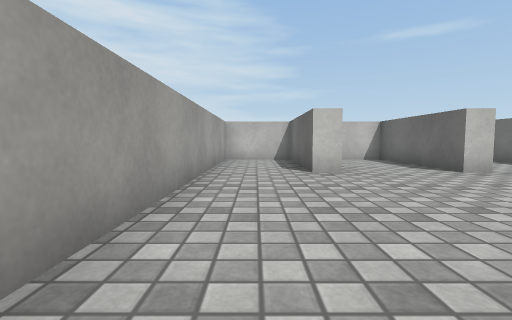
View 1 (above)

16 first-person views from a walk through a scene from a Unity 3-D project. The camera is 0.35 m above the floor, tilts 4° down and sees 85° across. The floor is counted in squares, 0.5 m on a side. Each view is taken from the middle of a square. On the plan, view 1 faces up. The plan holds only what a view shows up to about 9 squares ahead; the rest is blank. Surface patterns are stand-ins for the level's own textures.

View 2
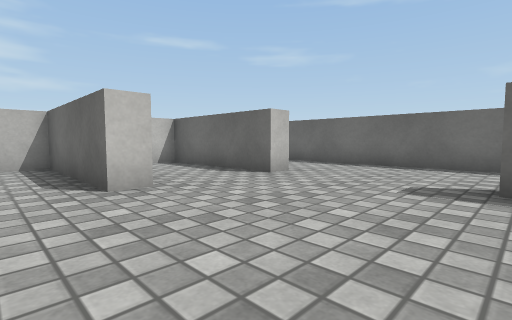

View 3
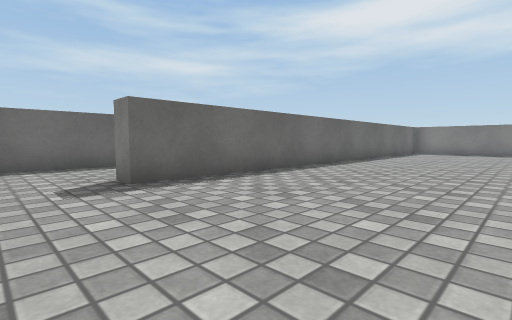

View 4
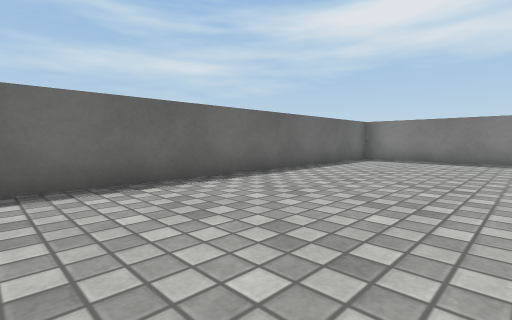

View 5
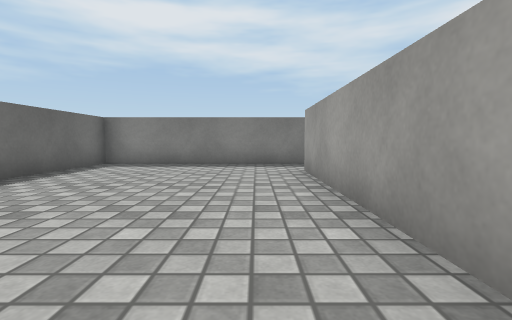

View 6
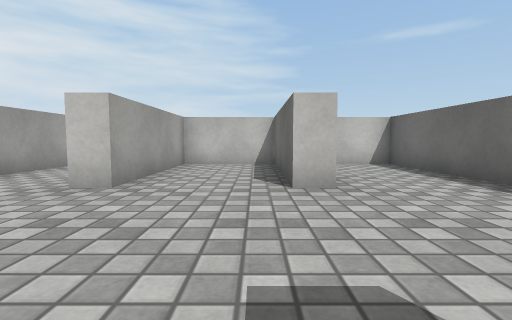

View 7
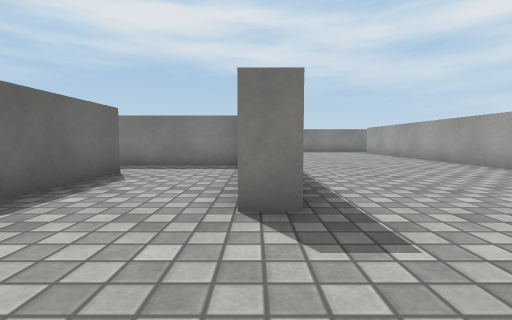

View 8
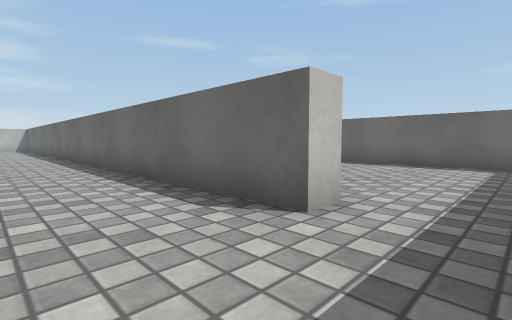

View 9
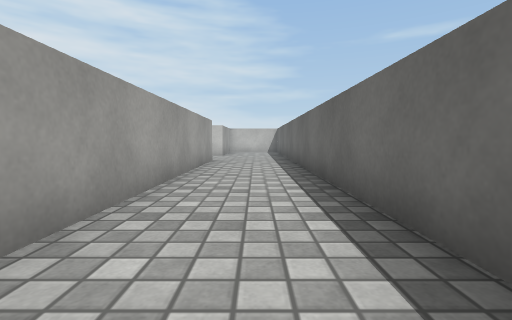

View 10
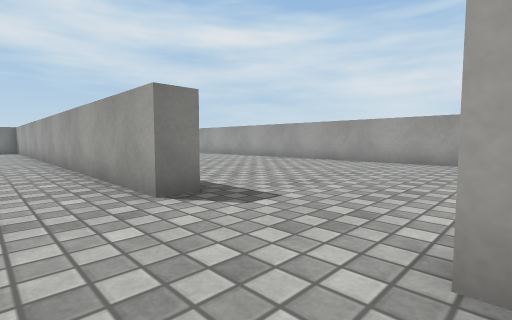

View 11
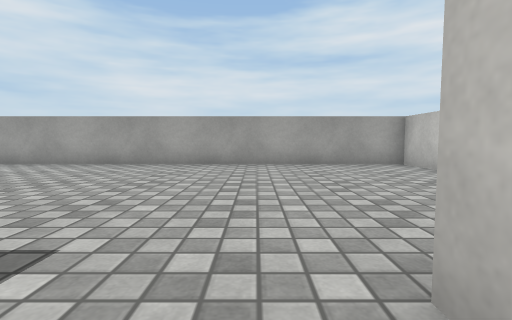

View 12
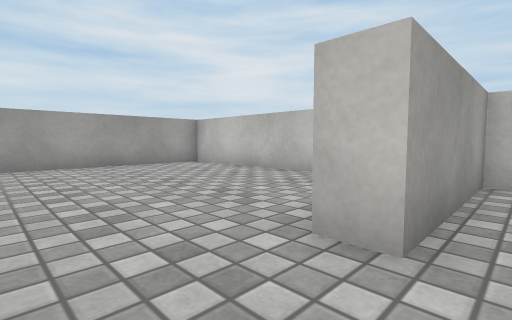

View 13
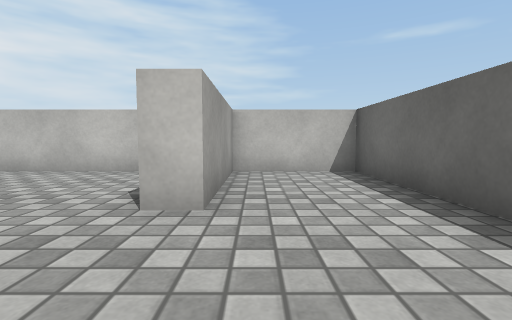

View 14
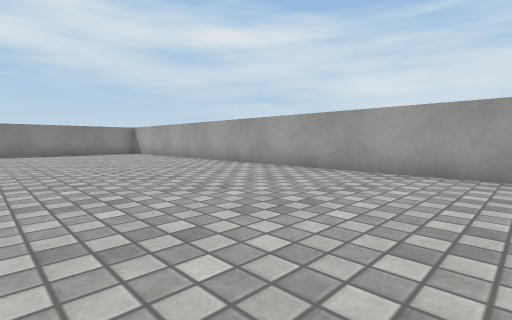

View 15
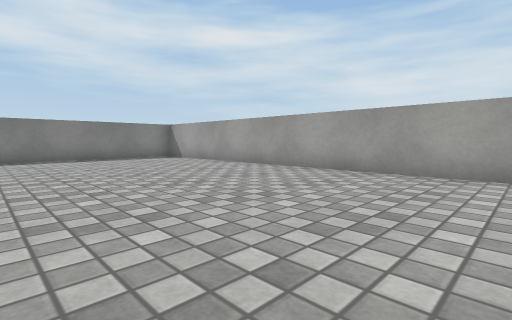

View 16
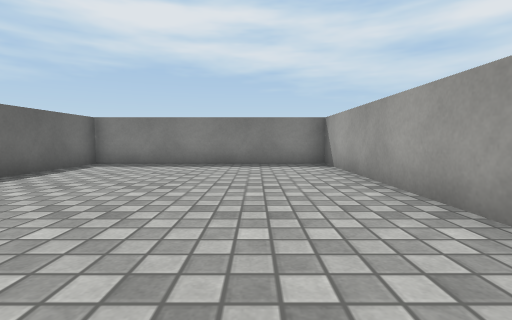

### Floor plan
Ten units are one square. View 1 is at (0, 0); x grows to the right and y downward. Boxes are objects, and circles mark ways between rooms. Rooms are numbered by the first view taken in them; rooms with no view inside come last. Other rooms are left out.
<svg viewBox="-126 -108 211 237">
<path fill="none" stroke="#000" d="M55 29 74 29M-11 16 -11 41M80 11 80 -103 64 -103M-11 51 -11 105M52 -61 45 -61 45 -103 19 -103 19 -61 12 -61 12 -103 3 -103M-11 -96 -11 -11M-5 124 45 124 45 -23 52 -23M-52 -37 -45 -37 -45 44M-18 -64 -18 -103 -45 -103 -45 -68 -52 -68M-11 105 -18 105 -18 -30M-15 124 -5 124M-66 -103 -121 -103 -121 124 -52 124 -52 92"/>
<circle cx="-15" cy="115" r="3" fill="#2a7"/>
<text x="30" y="10">1</text>
<text x="-70" y="20">2</text>
</svg>
Room 1 opens to room 2.

Where each view was taken, in squares from view 1:
view 1: 0 up, 0 right, facing up
view 2: 2 up, 0 right, facing up-right
view 3: 4 up, 0 right, facing down-right
view 4: 2 down, 0 right, facing down-right
view 5: 4 down, 0 right, facing down
view 6: 2 up, 4 right, facing up
view 7: 5 up, 5 right, facing down
view 8: 12 down, 4 left, facing up-right
view 9: 6 down, 3 left, facing up
view 10: 7 up, 3 left, facing down-left
view 11: 6 up, 4 left, facing left
view 12: 5 up, 4 left, facing up-left
view 13: 4 up, 4 left, facing up
view 14: 3 up, 6 left, facing down-left
view 15: 1 down, 6 left, facing down-left
view 16: 4 down, 10 left, facing down
